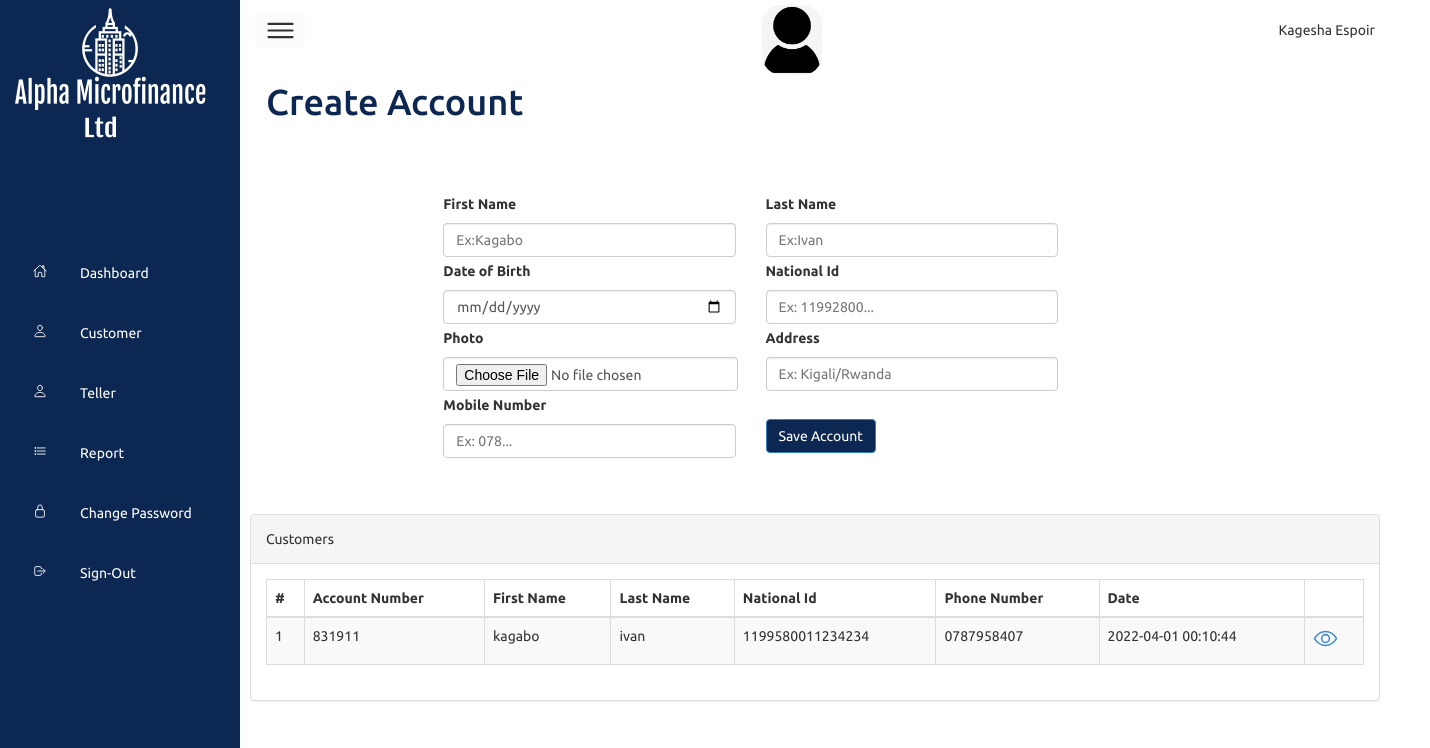
Page /account.php (signed in) on the committed database.
### tables this page shows
CREATE TABLE `customer` (
  `id` int(11) NOT NULL,
  `accountNumber` varchar(20) NOT NULL,
  `firstName` varchar(20) NOT NULL,
  `lastName` varchar(20) NOT NULL,
  `dateOfBirth` varchar(10) NOT NULL,
  `nationalId` varchar(20) NOT NULL,
  `photo` varchar(50) NOT NULL,
  `address` varchar(50) NOT NULL,
  `mobileNumber` varchar(20) NOT NULL,
  `status` int(11) NOT NULL DEFAULT 1,
  `dateTime` timestamp NOT NULL DEFAULT current_timestamp()
);

### account.php (the view, shortened to what this page needs)
<?php
 if($_SESSION['username'] == '')
   {
 header('location:index.php');
 }
 else{
?>
<?php
include 'header.php';
?>
<div class="main">
    <div class="topbar">
        <div class="toggle">
            <ion-icon name="menu-outline"></ion-icon>
        </div>
        <div class="user">
            <img src="images/user.png"style="width:60px;height:70px;"/>
        </div>
       <?php echo $firstName." ".$lastName ?>
     </div>
     <div class="container">
  <div class="row">
    <div class="col-lg-12"><h1 style="color:#0B2752;margin-top:20px">Create Account</h1></div>
  </div>
</div><br>
<br>
 <div class="row">
     <div class="col-lg-2">
    </div>
    <div class="col-lg-10 mx-auto" style="border:2px">
        <form action="backend/createAccount.php" method="POST" enctype="multipart/form-data">
            <div class="row">
                <div class="col-lg-4 ">
                    <label  class="form-label">First Name</label>
                    <input type="text" name="firstName" class="form-control"  autocomplete="off" required placeholder="Ex:Kagabo">
                </div>
                <div class="col-lg-4 ">
                    <label  class="form-label">Last Name</label>
                    <input type="text" name="lastName" class="form-control" required placeholder="Ex:Ivan">
                </div>
            </div>
            <div class="row">
                <div class="col-lg-4 ">
                    <label  class="form-label">Date of Birth</label>
                    <input type="date" name="dateOfBirth" class="form-control"  autocomplete="off" required placeholder="Ex: 12345">
                </div>
                <div class="col-lg-4 ">
                    <label  class="form-label">National Id</label>
                    <input class="form-control" placeholder="Ex: 11992800..." required data-parsley-type="digits" data-parsley-length="[16,16]" data-parsley-length-message="please enter 16 digits" data-parsley-type-message="please enter only digits" name="nationalId" >
                </div>
            </div>
            <div class="row">
                <div class="col-lg-4 ">
                    <label  class="form-label">Photo</label>
                    <input type="file" class="form-control" id="productImage" placeholder="Choose Image" name="fileToUpload" class="file-loading" style="width:auto;"/>
                </div>
                <div class="col-lg-4 ">
                    <label  class="form-label">Address</label>
                    <input type="text" name="address" class="form-control" required placeholder="Ex: Kigali/Rwanda">
                </div>
            </div>
            <div class="row">
                <div class="col-lg-4 ">
                    <label  class="form-label">Mobile Number</label>
                    <input class="form-control" placeholder="Ex: 078..." required data-parsley-type="digits" data-parsley-length="[10,10]" data-parsley-length-message="please enter 10 digits" data-parsley-type-message="please enter only digits" name="mobileNumber" >
                </div>
                <br>
                <div class="col-lg-2">
                    <button style="background-color:#0B2752;color:#fff" name="account" type="submit" class="btn btn-primary">Save Account</button>
                </div>
            </div>
       </form>
        <br>
        <br>
    </div>
</div>
 <div class="row">
                <div class="col-md-12">
                    <div class="panel panel-default">
                        <div class="panel-heading">
                            <div class="row">
                                <div class="col-lg-10">
                                    Customers
                                </div>
                            </div>
                        </div>
                        <div class="panel-body">
                            <div class="table-responsive">
                                <table class="table table-striped table-bordered table-hover" id="dataTables-example">
                                <thead>
                                    <tr>
                                        <th >#</th>
                                        <th> Account Number</th>
                                        <th > First Name</th>
                                        <th > Last Name</th>
                                        <th > National Id</th>
                                        <th > Phone Number</th>
                                        <th >Date</th>
                                        <th></th>
                                    </tr>
                                </thead>
                                <tbody>
                                <?php   $number =1;
                                        $customersQuery = "SELECT * FROM `customer`ORDER BY `dateTime` DESC;";
                                        $customersResult = $connect->query($customersQuery);
                                        while( $data = mysqli_fetch_array($customersResult)){
                                        $accountNumber = $data['accountNumber'];
                                        $firstName = $data['firstName'];
                                        $lastName = $data['lastName'];
                                        $nationalId = $data['nationalId'];
                                        $mobileNumber = $data['mobileNumber'];
                                        $dateTime = $data['dateTime'];
                                        ?>
                                    <a href="profile.php?accNumber=<?php echo $accountNumber;?>">
                                        <tr>
                                            <td><?php echo $number ?></td>
                                            <td><?php echo $accountNumber ?></td>
                                            <td><?php echo $firstName ?></td>
                                            <td><?php echo $lastName ?></td>
                                            <td ><?php echo $nationalId ?></td>
                                            <td><?php echo $mobileNumber ?></td>
                                            <td><?php echo $dateTime ?></td>
                                            <td>
                                            <a href="profile.php?accNumber=<?php echo $accountNumber;?>">
                                                <div class="iconBx">
                                                    <ion-icon style="font-size:25px" name="eye-outline"></ion-icon>
                                                </div>
                                            </a>
                                            </td>
                                        </tr>
                                    </a>
                                 <?php $number++; } ?>
                                </tbody>
                                </table>
                            </div>
                        </div>
                    </div>
     </div>
</body>
</html>
<?php } ?>

### css/styley.css (style rules this page uses)
* { padding: 0; margin: 0; box-sizing: border-box; font-family: 'ubuntu', sans-serif; }
:root { --bleed:#287bff; --white: #fff; --gray: #f5f5f5; --black1: #222222; --black2: #999; }
body { min-height: 100vh; overflow-x: hidden; }
.container { position: relative; width: 100%; }
.main { position: absolute; width: calc(100% - 300px); left:250px; min-height: 100vh; background: var(--white); transition: 0.5s; }
.topbar { width: 100%; height: 60px; display: flex; justify-content: space-between; align-items: center; padding: 5px; }
.toggle { position: relative; top: 0; border-radius: 6px; width: 50px; background: rgba(156, 101, 101, 0.027); display: flex; justify-content: center; align-items: center; font-size: 2.5em; cursor: pointer; }
.user { position: relative; width: 60px; height: 70px; margin-top:20px; border-radius: 20px; overflow: hidden; cursor: pointer; }
.user img { position: relative; top: 0; left: 0; width: 100%; height: 100%; object-fit: cover; }
.btn { position: relative; padding: 8px 10px; background: rgb(102, 38, 38); text-decoration: none; color: var(--white); border-radius: 10px; font-weight: 700; }

### header.php (style rules this page uses)
.container { padding: 2px 16px; }

### rows in the picture
customer: accountNumber "831911", firstName "kagabo", lastName "ivan", nationalId "1199580011234234", mobileNumber "0787958407", dateTime "2022-04-01 00:10:44"

### other values in the picture
$firstName "Kagesha"
$lastName "Espoir"
